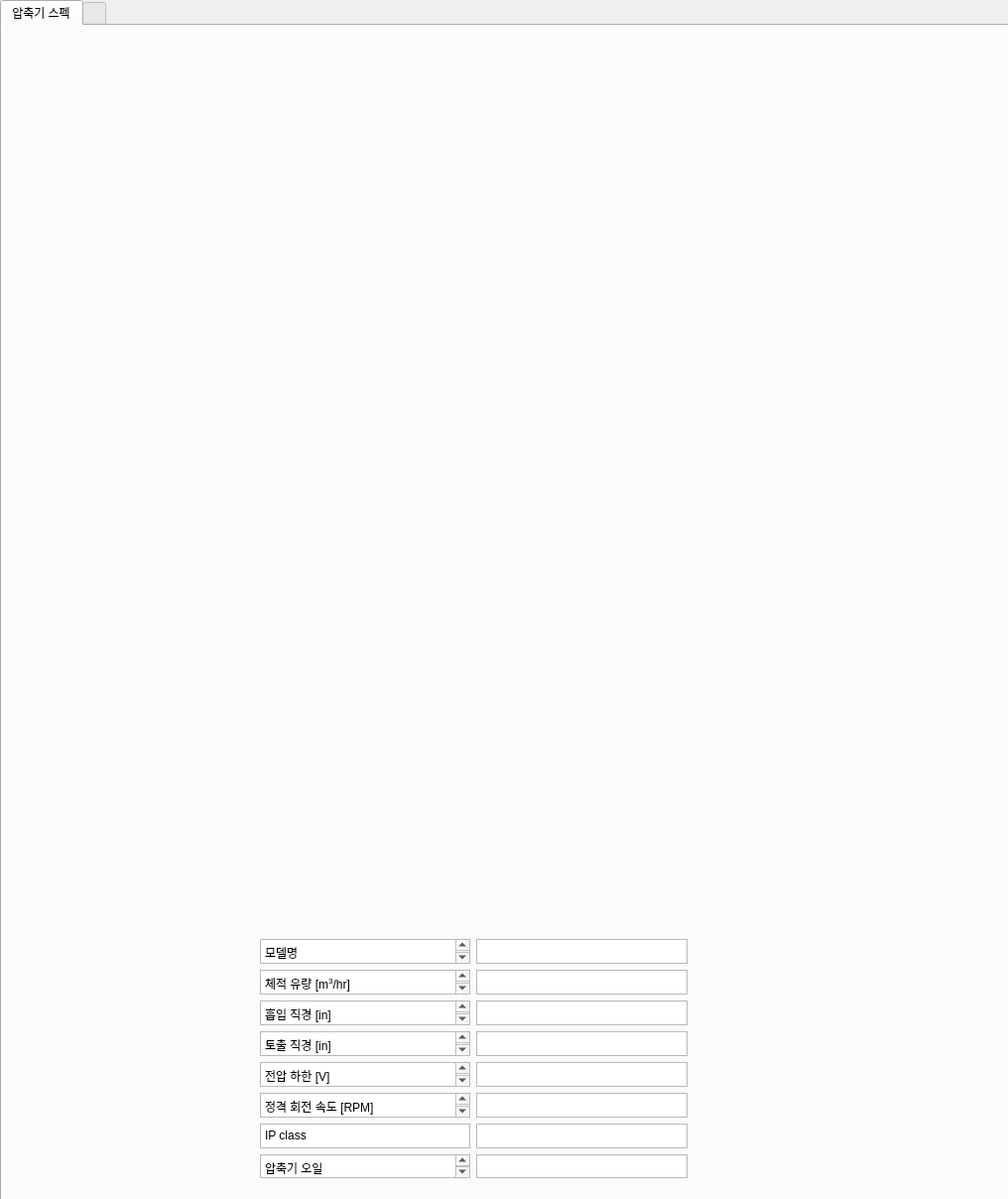
<?xml version="1.0" encoding="UTF-8"?>
<ui version="4.0">
 <class>Dialog</class>
 <widget class="QDialog" name="Dialog">
  <property name="geometry">
   <rect>
    <x>0</x>
    <y>0</y>
    <width>1016</width>
    <height>1208</height>
   </rect>
  </property>
  <property name="windowTitle">
   <string>Dialog</string>
  </property>
  <widget class="QTabWidget" name="comp_tab">
   <property name="geometry">
    <rect>
     <x>0</x>
     <y>0</y>
     <width>1021</width>
     <height>1211</height>
    </rect>
   </property>
   <property name="currentIndex">
    <number>0</number>
   </property>
   <widget class="QWidget" name="bot_tab">
    <attribute name="title">
     <string>압축기 스펙</string>
    </attribute>
    <widget class="QLabel" name="comp_picture">
     <property name="geometry">
      <rect>
       <x>50</x>
       <y>10</y>
       <width>891</width>
       <height>571</height>
      </rect>
     </property>
     <property name="frameShape">
      <enum>QFrame::Shape::NoFrame</enum>
     </property>
     <property name="text">
      <string/>
     </property>
     <property name="alignment">
      <set>Qt::AlignmentFlag::AlignCenter</set>
     </property>
    </widget>
    <widget class="QLabel" name="operation_boundary">
     <property name="geometry">
      <rect>
       <x>260</x>
       <y>590</y>
       <width>431</width>
       <height>321</height>
      </rect>
     </property>
     <property name="frameShape">
      <enum>QFrame::Shape::NoFrame</enum>
     </property>
     <property name="text">
      <string/>
     </property>
     <property name="alignment">
      <set>Qt::AlignmentFlag::AlignCenter</set>
     </property>
    </widget>
    <widget class="QWidget" name="gridLayoutWidget">
     <property name="geometry">
      <rect>
       <x>260</x>
       <y>920</y>
       <width>431</width>
       <height>241</height>
      </rect>
     </property>
     <layout class="QGridLayout" name="gridLayout">
      <item row="7" column="0">
       <widget class="QTextBrowser" name="textBrowser_19">
        <property name="html">
         <string>&lt;!DOCTYPE HTML PUBLIC &quot;-//W3C//DTD HTML 4.0//EN&quot; &quot;http://www.w3.org/TR/REC-html40/strict.dtd&quot;&gt;
&lt;html&gt;&lt;head&gt;&lt;meta name=&quot;qrichtext&quot; content=&quot;1&quot; /&gt;&lt;meta charset=&quot;utf-8&quot; /&gt;&lt;style type=&quot;text/css&quot;&gt;
p, li { white-space: pre-wrap; }
hr { height: 1px; border-width: 0; }
li.unchecked::marker { content: &quot;\2610&quot;; }
li.checked::marker { content: &quot;\2612&quot;; }
&lt;/style&gt;&lt;/head&gt;&lt;body style=&quot; font-family:'맑은 고딕'; font-size:9pt; font-weight:400; font-style:normal;&quot;&gt;
&lt;p style=&quot; margin-top:0px; margin-bottom:0px; margin-left:0px; margin-right:0px; -qt-block-indent:0; text-indent:0px;&quot;&gt;&lt;span style=&quot; font-family:'Gulim';&quot;&gt;압축기 오일&lt;/span&gt;&lt;/p&gt;&lt;/body&gt;&lt;/html&gt;</string>
        </property>
       </widget>
      </item>
      <item row="3" column="0">
       <widget class="QTextBrowser" name="textBrowser_9">
        <property name="html">
         <string>&lt;!DOCTYPE HTML PUBLIC &quot;-//W3C//DTD HTML 4.0//EN&quot; &quot;http://www.w3.org/TR/REC-html40/strict.dtd&quot;&gt;
&lt;html&gt;&lt;head&gt;&lt;meta name=&quot;qrichtext&quot; content=&quot;1&quot; /&gt;&lt;meta charset=&quot;utf-8&quot; /&gt;&lt;style type=&quot;text/css&quot;&gt;
p, li { white-space: pre-wrap; }
hr { height: 1px; border-width: 0; }
li.unchecked::marker { content: &quot;\2610&quot;; }
li.checked::marker { content: &quot;\2612&quot;; }
&lt;/style&gt;&lt;/head&gt;&lt;body style=&quot; font-family:'맑은 고딕'; font-size:9pt; font-weight:400; font-style:normal;&quot;&gt;
&lt;p style=&quot; margin-top:0px; margin-bottom:0px; margin-left:0px; margin-right:0px; -qt-block-indent:0; text-indent:0px;&quot;&gt;&lt;span style=&quot; font-family:'Gulim';&quot;&gt;토출 직경 [in]&lt;/span&gt;&lt;/p&gt;&lt;/body&gt;&lt;/html&gt;</string>
        </property>
       </widget>
      </item>
      <item row="4" column="1">
       <widget class="QTextBrowser" name="voltage_text"/>
      </item>
      <item row="1" column="1">
       <widget class="QTextBrowser" name="volumeflow_text"/>
      </item>
      <item row="4" column="0">
       <widget class="QTextBrowser" name="textBrowser_11">
        <property name="html">
         <string>&lt;!DOCTYPE HTML PUBLIC &quot;-//W3C//DTD HTML 4.0//EN&quot; &quot;http://www.w3.org/TR/REC-html40/strict.dtd&quot;&gt;
&lt;html&gt;&lt;head&gt;&lt;meta name=&quot;qrichtext&quot; content=&quot;1&quot; /&gt;&lt;meta charset=&quot;utf-8&quot; /&gt;&lt;style type=&quot;text/css&quot;&gt;
p, li { white-space: pre-wrap; }
hr { height: 1px; border-width: 0; }
li.unchecked::marker { content: &quot;\2610&quot;; }
li.checked::marker { content: &quot;\2612&quot;; }
&lt;/style&gt;&lt;/head&gt;&lt;body style=&quot; font-family:'맑은 고딕'; font-size:9pt; font-weight:400; font-style:normal;&quot;&gt;
&lt;p style=&quot; margin-top:0px; margin-bottom:0px; margin-left:0px; margin-right:0px; -qt-block-indent:0; text-indent:0px;&quot;&gt;&lt;span style=&quot; font-family:'Gulim';&quot;&gt;전압 하한 [V]&lt;/span&gt;&lt;/p&gt;&lt;/body&gt;&lt;/html&gt;</string>
        </property>
       </widget>
      </item>
      <item row="6" column="1">
       <widget class="QTextBrowser" name="IPclass_text"/>
      </item>
      <item row="7" column="1">
       <widget class="QTextBrowser" name="oil_text"/>
      </item>
      <item row="2" column="1">
       <widget class="QTextBrowser" name="suction_text"/>
      </item>
      <item row="5" column="1">
       <widget class="QTextBrowser" name="rotation_text"/>
      </item>
      <item row="1" column="0">
       <widget class="QTextBrowser" name="textBrowser_2">
        <property name="html">
         <string>&lt;!DOCTYPE HTML PUBLIC &quot;-//W3C//DTD HTML 4.0//EN&quot; &quot;http://www.w3.org/TR/REC-html40/strict.dtd&quot;&gt;
&lt;html&gt;&lt;head&gt;&lt;meta name=&quot;qrichtext&quot; content=&quot;1&quot; /&gt;&lt;meta charset=&quot;utf-8&quot; /&gt;&lt;style type=&quot;text/css&quot;&gt;
p, li { white-space: pre-wrap; }
hr { height: 1px; border-width: 0; }
li.unchecked::marker { content: &quot;\2610&quot;; }
li.checked::marker { content: &quot;\2612&quot;; }
&lt;/style&gt;&lt;/head&gt;&lt;body style=&quot; font-family:'맑은 고딕'; font-size:9pt; font-weight:400; font-style:normal;&quot;&gt;
&lt;p style=&quot; margin-top:0px; margin-bottom:0px; margin-left:0px; margin-right:0px; -qt-block-indent:0; text-indent:0px;&quot;&gt;&lt;span style=&quot; font-family:'Gulim';&quot;&gt;체적 유량 [m&lt;/span&gt;&lt;span style=&quot; font-family:'Gulim'; vertical-align:super;&quot;&gt;3&lt;/span&gt;&lt;span style=&quot; font-family:'Gulim';&quot;&gt;/hr]&lt;/span&gt;&lt;/p&gt;&lt;/body&gt;&lt;/html&gt;</string>
        </property>
       </widget>
      </item>
      <item row="0" column="1">
       <widget class="QTextBrowser" name="model_text"/>
      </item>
      <item row="3" column="1">
       <widget class="QTextBrowser" name="discharge_text"/>
      </item>
      <item row="0" column="0">
       <widget class="QTextBrowser" name="textBrowser">
        <property name="html">
         <string>&lt;!DOCTYPE HTML PUBLIC &quot;-//W3C//DTD HTML 4.0//EN&quot; &quot;http://www.w3.org/TR/REC-html40/strict.dtd&quot;&gt;
&lt;html&gt;&lt;head&gt;&lt;meta name=&quot;qrichtext&quot; content=&quot;1&quot; /&gt;&lt;meta charset=&quot;utf-8&quot; /&gt;&lt;style type=&quot;text/css&quot;&gt;
p, li { white-space: pre-wrap; }
hr { height: 1px; border-width: 0; }
li.unchecked::marker { content: &quot;\2610&quot;; }
li.checked::marker { content: &quot;\2612&quot;; }
&lt;/style&gt;&lt;/head&gt;&lt;body style=&quot; font-family:'맑은 고딕'; font-size:9pt; font-weight:400; font-style:normal;&quot;&gt;
&lt;p style=&quot; margin-top:0px; margin-bottom:0px; margin-left:0px; margin-right:0px; -qt-block-indent:0; text-indent:0px;&quot;&gt;&lt;span style=&quot; font-family:'Gulim';&quot;&gt;모델명&lt;/span&gt;&lt;/p&gt;&lt;/body&gt;&lt;/html&gt;</string>
        </property>
       </widget>
      </item>
      <item row="6" column="0">
       <widget class="QTextBrowser" name="textBrowser_17">
        <property name="html">
         <string>&lt;!DOCTYPE HTML PUBLIC &quot;-//W3C//DTD HTML 4.0//EN&quot; &quot;http://www.w3.org/TR/REC-html40/strict.dtd&quot;&gt;
&lt;html&gt;&lt;head&gt;&lt;meta name=&quot;qrichtext&quot; content=&quot;1&quot; /&gt;&lt;meta charset=&quot;utf-8&quot; /&gt;&lt;style type=&quot;text/css&quot;&gt;
p, li { white-space: pre-wrap; }
hr { height: 1px; border-width: 0; }
li.unchecked::marker { content: &quot;\2610&quot;; }
li.checked::marker { content: &quot;\2612&quot;; }
&lt;/style&gt;&lt;/head&gt;&lt;body style=&quot; font-family:'맑은 고딕'; font-size:9pt; font-weight:400; font-style:normal;&quot;&gt;
&lt;p style=&quot; margin-top:0px; margin-bottom:0px; margin-left:0px; margin-right:0px; -qt-block-indent:0; text-indent:0px;&quot;&gt;&lt;span style=&quot; font-family:'Gulim';&quot;&gt;IP class&lt;/span&gt;&lt;/p&gt;&lt;/body&gt;&lt;/html&gt;</string>
        </property>
       </widget>
      </item>
      <item row="5" column="0">
       <widget class="QTextBrowser" name="textBrowser_15">
        <property name="html">
         <string>&lt;!DOCTYPE HTML PUBLIC &quot;-//W3C//DTD HTML 4.0//EN&quot; &quot;http://www.w3.org/TR/REC-html40/strict.dtd&quot;&gt;
&lt;html&gt;&lt;head&gt;&lt;meta name=&quot;qrichtext&quot; content=&quot;1&quot; /&gt;&lt;meta charset=&quot;utf-8&quot; /&gt;&lt;style type=&quot;text/css&quot;&gt;
p, li { white-space: pre-wrap; }
hr { height: 1px; border-width: 0; }
li.unchecked::marker { content: &quot;\2610&quot;; }
li.checked::marker { content: &quot;\2612&quot;; }
&lt;/style&gt;&lt;/head&gt;&lt;body style=&quot; font-family:'맑은 고딕'; font-size:9pt; font-weight:400; font-style:normal;&quot;&gt;
&lt;p style=&quot; margin-top:0px; margin-bottom:0px; margin-left:0px; margin-right:0px; -qt-block-indent:0; text-indent:0px;&quot;&gt;&lt;span style=&quot; font-family:'Gulim';&quot;&gt;정격 회전 속도 [RPM]&lt;/span&gt;&lt;/p&gt;&lt;/body&gt;&lt;/html&gt;</string>
        </property>
       </widget>
      </item>
      <item row="2" column="0">
       <widget class="QTextBrowser" name="textBrowser_7">
        <property name="html">
         <string>&lt;!DOCTYPE HTML PUBLIC &quot;-//W3C//DTD HTML 4.0//EN&quot; &quot;http://www.w3.org/TR/REC-html40/strict.dtd&quot;&gt;
&lt;html&gt;&lt;head&gt;&lt;meta name=&quot;qrichtext&quot; content=&quot;1&quot; /&gt;&lt;meta charset=&quot;utf-8&quot; /&gt;&lt;style type=&quot;text/css&quot;&gt;
p, li { white-space: pre-wrap; }
hr { height: 1px; border-width: 0; }
li.unchecked::marker { content: &quot;\2610&quot;; }
li.checked::marker { content: &quot;\2612&quot;; }
&lt;/style&gt;&lt;/head&gt;&lt;body style=&quot; font-family:'맑은 고딕'; font-size:9pt; font-weight:400; font-style:normal;&quot;&gt;
&lt;p style=&quot; margin-top:0px; margin-bottom:0px; margin-left:0px; margin-right:0px; -qt-block-indent:0; text-indent:0px;&quot;&gt;&lt;span style=&quot; font-family:'Gulim';&quot;&gt;흡입 직경 [in]&lt;/span&gt;&lt;/p&gt;&lt;/body&gt;&lt;/html&gt;</string>
        </property>
       </widget>
      </item>
     </layout>
    </widget>
   </widget>
   <widget class="QWidget" name="top_tab">
    <attribute name="title">
     <string/>
    </attribute>
    <widget class="QLabel" name="comp_picture_2">
     <property name="geometry">
      <rect>
       <x>150</x>
       <y>0</y>
       <width>220</width>
       <height>180</height>
      </rect>
     </property>
     <property name="text">
      <string/>
     </property>
    </widget>
    <widget class="QLabel" name="operation_boundary_2">
     <property name="geometry">
      <rect>
       <x>100</x>
       <y>180</y>
       <width>300</width>
       <height>200</height>
      </rect>
     </property>
     <property name="text">
      <string/>
     </property>
    </widget>
    <widget class="QWidget" name="gridLayoutWidget_2">
     <property name="geometry">
      <rect>
       <x>30</x>
       <y>400</y>
       <width>431</width>
       <height>766</height>
      </rect>
     </property>
     <layout class="QGridLayout" name="gridLayout_2">
      <item row="5" column="0">
       <widget class="QTextBrowser" name="textBrowser_12">
        <property name="html">
         <string>&lt;!DOCTYPE HTML PUBLIC &quot;-//W3C//DTD HTML 4.0//EN&quot; &quot;http://www.w3.org/TR/REC-html40/strict.dtd&quot;&gt;
&lt;html&gt;&lt;head&gt;&lt;meta name=&quot;qrichtext&quot; content=&quot;1&quot; /&gt;&lt;meta charset=&quot;utf-8&quot; /&gt;&lt;style type=&quot;text/css&quot;&gt;
p, li { white-space: pre-wrap; }
hr { height: 1px; border-width: 0; }
li.unchecked::marker { content: &quot;\2610&quot;; }
li.checked::marker { content: &quot;\2612&quot;; }
&lt;/style&gt;&lt;/head&gt;&lt;body style=&quot; font-family:'맑은 고딕'; font-size:9pt; font-weight:400; font-style:normal;&quot;&gt;
&lt;p style=&quot; margin-top:0px; margin-bottom:0px; margin-left:0px; margin-right:0px; -qt-block-indent:0; text-indent:0px;&quot;&gt;&lt;span style=&quot; font-family:'Gulim';&quot;&gt;전압 하한 [V]&lt;/span&gt;&lt;/p&gt;&lt;/body&gt;&lt;/html&gt;</string>
        </property>
       </widget>
      </item>
      <item row="6" column="0">
       <widget class="QTextBrowser" name="textBrowser_14">
        <property name="html">
         <string>&lt;!DOCTYPE HTML PUBLIC &quot;-//W3C//DTD HTML 4.0//EN&quot; &quot;http://www.w3.org/TR/REC-html40/strict.dtd&quot;&gt;
&lt;html&gt;&lt;head&gt;&lt;meta name=&quot;qrichtext&quot; content=&quot;1&quot; /&gt;&lt;meta charset=&quot;utf-8&quot; /&gt;&lt;style type=&quot;text/css&quot;&gt;
p, li { white-space: pre-wrap; }
hr { height: 1px; border-width: 0; }
li.unchecked::marker { content: &quot;\2610&quot;; }
li.checked::marker { content: &quot;\2612&quot;; }
&lt;/style&gt;&lt;/head&gt;&lt;body style=&quot; font-family:'맑은 고딕'; font-size:9pt; font-weight:400; font-style:normal;&quot;&gt;
&lt;p style=&quot; margin-top:0px; margin-bottom:0px; margin-left:0px; margin-right:0px; -qt-block-indent:0; text-indent:0px;&quot;&gt;&lt;span style=&quot; font-family:'Gulim';&quot;&gt;전압 상한 [V]&lt;/span&gt;&lt;/p&gt;&lt;/body&gt;&lt;/html&gt;</string>
        </property>
       </widget>
      </item>
      <item row="9" column="0">
       <widget class="QTextBrowser" name="textBrowser_20">
        <property name="html">
         <string>&lt;!DOCTYPE HTML PUBLIC &quot;-//W3C//DTD HTML 4.0//EN&quot; &quot;http://www.w3.org/TR/REC-html40/strict.dtd&quot;&gt;
&lt;html&gt;&lt;head&gt;&lt;meta name=&quot;qrichtext&quot; content=&quot;1&quot; /&gt;&lt;meta charset=&quot;utf-8&quot; /&gt;&lt;style type=&quot;text/css&quot;&gt;
p, li { white-space: pre-wrap; }
hr { height: 1px; border-width: 0; }
li.unchecked::marker { content: &quot;\2610&quot;; }
li.checked::marker { content: &quot;\2612&quot;; }
&lt;/style&gt;&lt;/head&gt;&lt;body style=&quot; font-family:'맑은 고딕'; font-size:9pt; font-weight:400; font-style:normal;&quot;&gt;
&lt;p style=&quot; margin-top:0px; margin-bottom:0px; margin-left:0px; margin-right:0px; -qt-block-indent:0; text-indent:0px;&quot;&gt;&lt;span style=&quot; font-family:'Gulim';&quot;&gt;압축기 오일&lt;/span&gt;&lt;/p&gt;&lt;/body&gt;&lt;/html&gt;</string>
        </property>
       </widget>
      </item>
      <item row="6" column="1">
       <widget class="QTextBrowser" name="voltage_high_text_2"/>
      </item>
      <item row="3" column="0">
       <widget class="QTextBrowser" name="textBrowser_8">
        <property name="html">
         <string>&lt;!DOCTYPE HTML PUBLIC &quot;-//W3C//DTD HTML 4.0//EN&quot; &quot;http://www.w3.org/TR/REC-html40/strict.dtd&quot;&gt;
&lt;html&gt;&lt;head&gt;&lt;meta name=&quot;qrichtext&quot; content=&quot;1&quot; /&gt;&lt;meta charset=&quot;utf-8&quot; /&gt;&lt;style type=&quot;text/css&quot;&gt;
p, li { white-space: pre-wrap; }
hr { height: 1px; border-width: 0; }
li.unchecked::marker { content: &quot;\2610&quot;; }
li.checked::marker { content: &quot;\2612&quot;; }
&lt;/style&gt;&lt;/head&gt;&lt;body style=&quot; font-family:'맑은 고딕'; font-size:9pt; font-weight:400; font-style:normal;&quot;&gt;
&lt;p style=&quot; margin-top:0px; margin-bottom:0px; margin-left:0px; margin-right:0px; -qt-block-indent:0; text-indent:0px;&quot;&gt;&lt;span style=&quot; font-family:'Gulim';&quot;&gt;흡입 직경 [in]&lt;/span&gt;&lt;/p&gt;&lt;/body&gt;&lt;/html&gt;</string>
        </property>
       </widget>
      </item>
      <item row="1" column="0">
       <widget class="QTextBrowser" name="textBrowser_3">
        <property name="html">
         <string>&lt;!DOCTYPE HTML PUBLIC &quot;-//W3C//DTD HTML 4.0//EN&quot; &quot;http://www.w3.org/TR/REC-html40/strict.dtd&quot;&gt;
&lt;html&gt;&lt;head&gt;&lt;meta name=&quot;qrichtext&quot; content=&quot;1&quot; /&gt;&lt;meta charset=&quot;utf-8&quot; /&gt;&lt;style type=&quot;text/css&quot;&gt;
p, li { white-space: pre-wrap; }
hr { height: 1px; border-width: 0; }
li.unchecked::marker { content: &quot;\2610&quot;; }
li.checked::marker { content: &quot;\2612&quot;; }
&lt;/style&gt;&lt;/head&gt;&lt;body style=&quot; font-family:'맑은 고딕'; font-size:9pt; font-weight:400; font-style:normal;&quot;&gt;
&lt;p style=&quot; margin-top:0px; margin-bottom:0px; margin-left:0px; margin-right:0px; -qt-block-indent:0; text-indent:0px;&quot;&gt;&lt;span style=&quot; font-family:'Gulim';&quot;&gt;체적 유량 [m&lt;/span&gt;&lt;span style=&quot; font-family:'Gulim'; vertical-align:super;&quot;&gt;3&lt;/span&gt;&lt;span style=&quot; font-family:'Gulim';&quot;&gt;/hr]&lt;/span&gt;&lt;/p&gt;&lt;/body&gt;&lt;/html&gt;</string>
        </property>
       </widget>
      </item>
      <item row="7" column="0">
       <widget class="QTextBrowser" name="textBrowser_16">
        <property name="html">
         <string>&lt;!DOCTYPE HTML PUBLIC &quot;-//W3C//DTD HTML 4.0//EN&quot; &quot;http://www.w3.org/TR/REC-html40/strict.dtd&quot;&gt;
&lt;html&gt;&lt;head&gt;&lt;meta name=&quot;qrichtext&quot; content=&quot;1&quot; /&gt;&lt;meta charset=&quot;utf-8&quot; /&gt;&lt;style type=&quot;text/css&quot;&gt;
p, li { white-space: pre-wrap; }
hr { height: 1px; border-width: 0; }
li.unchecked::marker { content: &quot;\2610&quot;; }
li.checked::marker { content: &quot;\2612&quot;; }
&lt;/style&gt;&lt;/head&gt;&lt;body style=&quot; font-family:'맑은 고딕'; font-size:9pt; font-weight:400; font-style:normal;&quot;&gt;
&lt;p style=&quot; margin-top:0px; margin-bottom:0px; margin-left:0px; margin-right:0px; -qt-block-indent:0; text-indent:0px;&quot;&gt;&lt;span style=&quot; font-family:'Gulim';&quot;&gt;정격 회전 속도 [RPM]&lt;/span&gt;&lt;/p&gt;&lt;/body&gt;&lt;/html&gt;</string>
        </property>
       </widget>
      </item>
      <item row="8" column="0">
       <widget class="QTextBrowser" name="textBrowser_18">
        <property name="html">
         <string>&lt;!DOCTYPE HTML PUBLIC &quot;-//W3C//DTD HTML 4.0//EN&quot; &quot;http://www.w3.org/TR/REC-html40/strict.dtd&quot;&gt;
&lt;html&gt;&lt;head&gt;&lt;meta name=&quot;qrichtext&quot; content=&quot;1&quot; /&gt;&lt;meta charset=&quot;utf-8&quot; /&gt;&lt;style type=&quot;text/css&quot;&gt;
p, li { white-space: pre-wrap; }
hr { height: 1px; border-width: 0; }
li.unchecked::marker { content: &quot;\2610&quot;; }
li.checked::marker { content: &quot;\2612&quot;; }
&lt;/style&gt;&lt;/head&gt;&lt;body style=&quot; font-family:'맑은 고딕'; font-size:9pt; font-weight:400; font-style:normal;&quot;&gt;
&lt;p style=&quot; margin-top:0px; margin-bottom:0px; margin-left:0px; margin-right:0px; -qt-block-indent:0; text-indent:0px;&quot;&gt;&lt;span style=&quot; font-family:'Gulim';&quot;&gt;IP class&lt;/span&gt;&lt;/p&gt;&lt;/body&gt;&lt;/html&gt;</string>
        </property>
       </widget>
      </item>
      <item row="7" column="1">
       <widget class="QTextBrowser" name="rotation_text_2"/>
      </item>
      <item row="4" column="0">
       <widget class="QTextBrowser" name="textBrowser_10">
        <property name="html">
         <string>&lt;!DOCTYPE HTML PUBLIC &quot;-//W3C//DTD HTML 4.0//EN&quot; &quot;http://www.w3.org/TR/REC-html40/strict.dtd&quot;&gt;
&lt;html&gt;&lt;head&gt;&lt;meta name=&quot;qrichtext&quot; content=&quot;1&quot; /&gt;&lt;meta charset=&quot;utf-8&quot; /&gt;&lt;style type=&quot;text/css&quot;&gt;
p, li { white-space: pre-wrap; }
hr { height: 1px; border-width: 0; }
li.unchecked::marker { content: &quot;\2610&quot;; }
li.checked::marker { content: &quot;\2612&quot;; }
&lt;/style&gt;&lt;/head&gt;&lt;body style=&quot; font-family:'맑은 고딕'; font-size:9pt; font-weight:400; font-style:normal;&quot;&gt;
&lt;p style=&quot; margin-top:0px; margin-bottom:0px; margin-left:0px; margin-right:0px; -qt-block-indent:0; text-indent:0px;&quot;&gt;&lt;span style=&quot; font-family:'Gulim';&quot;&gt;토출 직경 [in]&lt;/span&gt;&lt;/p&gt;&lt;/body&gt;&lt;/html&gt;</string>
        </property>
       </widget>
      </item>
      <item row="0" column="1">
       <widget class="QTextBrowser" name="model_text_2"/>
      </item>
      <item row="0" column="0">
       <widget class="QTextBrowser" name="textBrowser_4">
        <property name="html">
         <string>&lt;!DOCTYPE HTML PUBLIC &quot;-//W3C//DTD HTML 4.0//EN&quot; &quot;http://www.w3.org/TR/REC-html40/strict.dtd&quot;&gt;
&lt;html&gt;&lt;head&gt;&lt;meta name=&quot;qrichtext&quot; content=&quot;1&quot; /&gt;&lt;meta charset=&quot;utf-8&quot; /&gt;&lt;style type=&quot;text/css&quot;&gt;
p, li { white-space: pre-wrap; }
hr { height: 1px; border-width: 0; }
li.unchecked::marker { content: &quot;\2610&quot;; }
li.checked::marker { content: &quot;\2612&quot;; }
&lt;/style&gt;&lt;/head&gt;&lt;body style=&quot; font-family:'맑은 고딕'; font-size:9pt; font-weight:400; font-style:normal;&quot;&gt;
&lt;p style=&quot; margin-top:0px; margin-bottom:0px; margin-left:0px; margin-right:0px; -qt-block-indent:0; text-indent:0px;&quot;&gt;&lt;span style=&quot; font-family:'Gulim';&quot;&gt;모델명&lt;/span&gt;&lt;/p&gt;&lt;/body&gt;&lt;/html&gt;</string>
        </property>
       </widget>
      </item>
      <item row="5" column="1">
       <widget class="QTextBrowser" name="voltage_low_text_2"/>
      </item>
      <item row="9" column="1">
       <widget class="QTextBrowser" name="oil_text_2"/>
      </item>
      <item row="2" column="1">
       <widget class="QTextBrowser" name="weight_text_2"/>
      </item>
      <item row="1" column="1">
       <widget class="QTextBrowser" name="volumeflow_text_2"/>
      </item>
      <item row="2" column="0">
       <widget class="QTextBrowser" name="textBrowser_6">
        <property name="html">
         <string>&lt;!DOCTYPE HTML PUBLIC &quot;-//W3C//DTD HTML 4.0//EN&quot; &quot;http://www.w3.org/TR/REC-html40/strict.dtd&quot;&gt;
&lt;html&gt;&lt;head&gt;&lt;meta name=&quot;qrichtext&quot; content=&quot;1&quot; /&gt;&lt;meta charset=&quot;utf-8&quot; /&gt;&lt;style type=&quot;text/css&quot;&gt;
p, li { white-space: pre-wrap; }
hr { height: 1px; border-width: 0; }
li.unchecked::marker { content: &quot;\2610&quot;; }
li.checked::marker { content: &quot;\2612&quot;; }
&lt;/style&gt;&lt;/head&gt;&lt;body style=&quot; font-family:'맑은 고딕'; font-size:9pt; font-weight:400; font-style:normal;&quot;&gt;
&lt;p style=&quot; margin-top:0px; margin-bottom:0px; margin-left:0px; margin-right:0px; -qt-block-indent:0; text-indent:0px;&quot;&gt;&lt;span style=&quot; font-family:'Gulim';&quot;&gt;무게 [kg]&lt;/span&gt;&lt;/p&gt;&lt;/body&gt;&lt;/html&gt;</string>
        </property>
       </widget>
      </item>
      <item row="8" column="1">
       <widget class="QTextBrowser" name="IPclass_text_2"/>
      </item>
      <item row="3" column="1">
       <widget class="QTextBrowser" name="suction_text_2"/>
      </item>
      <item row="4" column="1">
       <widget class="QTextBrowser" name="discharge_text_2"/>
      </item>
     </layout>
    </widget>
   </widget>
  </widget>
 </widget>
 <resources/>
 <connections/>
</ui>
